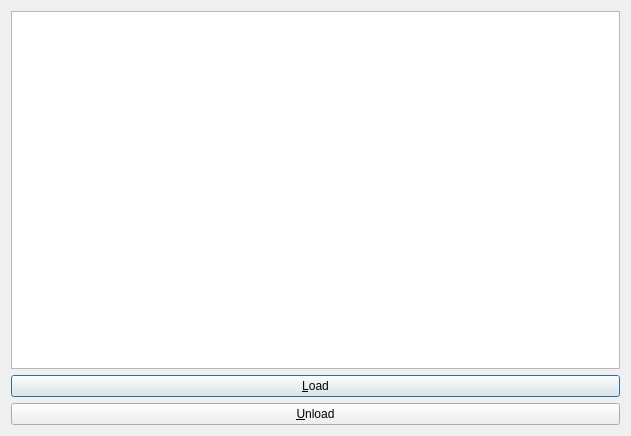
<?xml version="1.0" encoding="UTF-8"?>
<ui version="4.0">
 <class>Scripted</class>
 <widget class="QDialog" name="Scripted">
  <property name="geometry">
   <rect>
    <x>0</x>
    <y>0</y>
    <width>631</width>
    <height>436</height>
   </rect>
  </property>
  <property name="windowTitle">
   <string>Script Loader</string>
  </property>
  <layout class="QVBoxLayout" name="verticalLayout">
   <item>
    <widget class="QPlainTextEdit" name="qpteLog"/>
   </item>
   <item>
    <widget class="QPushButton" name="qpbLoad">
     <property name="text">
      <string>&amp;Load</string>
     </property>
    </widget>
   </item>
   <item>
    <widget class="QPushButton" name="qpbUnload">
     <property name="text">
      <string>&amp;Unload</string>
     </property>
    </widget>
   </item>
  </layout>
 </widget>
 <resources/>
 <connections/>
</ui>
